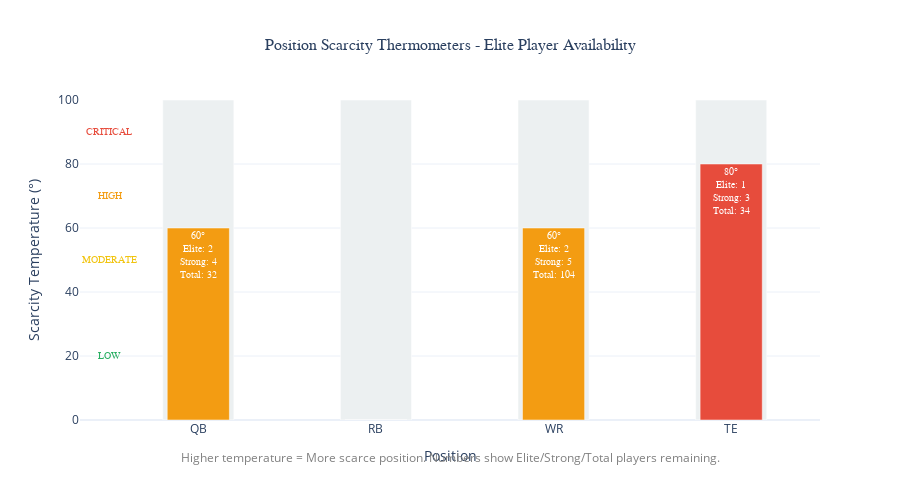

The notebook cell saved with this chart:
### Markdown cell above
## Visualization 4: Position Scarcity Thermometers

Vertical thermometer-style bars for each position showing remaining elite players and scarcity levels.

### Code cell
def create_position_scarcity_thermometers(enhanced_df, position_scarcity):
    """
    Create thermometer-style visualization showing position scarcity
    """
    positions = ['QB', 'RB', 'WR', 'TE']
    
    # Calculate detailed scarcity metrics for each position
    scarcity_data = []
    
    for pos in positions:
        pos_players = enhanced_df[enhanced_df['position'] == pos].copy()
        
        # Count players by VBD tiers
        elite_count = len(pos_players[pos_players['vbd_score'] >= 80])  # Elite tier
        strong_count = len(pos_players[pos_players['vbd_score'] >= 60])  # Strong tier
        solid_count = len(pos_players[pos_players['vbd_score'] >= 40])  # Solid tier
        total_count = len(pos_players)
        
        # Calculate scarcity temperature (higher = more scarce)
        if elite_count == 0:
            scarcity_temp = 100
        else:
            scarcity_temp = max(0, 100 - (elite_count * 20))  # Each elite player reduces scarcity by 20
        
        scarcity_data.append({
            'position': pos,
            'elite_count': elite_count,
            'strong_count': strong_count,
            'solid_count': solid_count,
            'total_count': total_count,
            'scarcity_temp': scarcity_temp
        })
    
    # Create thermometer visualization using plotly
    fig = go.Figure()
    
    # Define position colors
    position_colors = {
        'QB': '#9b59b6',  # Purple
        'RB': '#e74c3c',  # Red
        'WR': '#3498db',  # Blue
        'TE': '#f39c12'   # Orange
    }
    
    # Create thermometer bars
    for i, data in enumerate(scarcity_data):
        pos = data['position']
        temp = data['scarcity_temp']
        
        # Thermometer base (gray background)
        fig.add_trace(go.Bar(
            x=[pos],
            y=[100],
            name=f'{pos} Base',
            marker_color='#ecf0f1',
            showlegend=False,
            width=0.4
        ))
        
        # Thermometer fill (colored by scarcity level)
        if temp >= 80:
            fill_color = '#e74c3c'  # Red - Very Scarce
        elif temp >= 60:
            fill_color = '#f39c12'  # Orange - Scarce
        elif temp >= 40:
            fill_color = '#f1c40f'  # Yellow - Moderate
        else:
            fill_color = '#27ae60'  # Green - Abundant
        
        fig.add_trace(go.Bar(
            x=[pos],
            y=[temp],
            name=f'{pos} Scarcity',
            marker_color=fill_color,
            showlegend=False,
            width=0.35,
            text=f"{temp:.0f}°<br>Elite: {data['elite_count']}<br>Strong: {data['strong_count']}<br>Total: {data['total_count']}",
            textposition='inside',
            textfont=dict(color='white', size=10, family='Arial Black')
        ))
    
    # Add scarcity level indicators
    scarcity_levels = [
        {'level': 'CRITICAL', 'range': [80, 100], 'color': '#e74c3c'},
        {'level': 'HIGH', 'range': [60, 80], 'color': '#f39c12'},
        {'level': 'MODERATE', 'range': [40, 60], 'color': '#f1c40f'},
        {'level': 'LOW', 'range': [0, 40], 'color': '#27ae60'}
    ]
    
    # Update layout
    fig.update_layout(
        title={
            'text': "Position Scarcity Thermometers - Elite Player Availability",
            'x': 0.5,
            'xanchor': 'center',
            'font': {'size': 16, 'family': 'Arial Black'}
        },
        xaxis_title="Position",
        yaxis_title="Scarcity Temperature (°)",
        yaxis=dict(
            range=[0, 100],
            tickmode='linear',
            tick0=0,
            dtick=20
        ),
        height=500,
        template='plotly_white',
        barmode='overlay'
    )
    
    # Add temperature zone annotations
    zone_annotations = [
        {'y': 90, 'text': 'CRITICAL', 'color': '#e74c3c'},
        {'y': 70, 'text': 'HIGH', 'color': '#f39c12'},
        {'y': 50, 'text': 'MODERATE', 'color': '#f1c40f'},
        {'y': 20, 'text': 'LOW', 'color': '#27ae60'}
    ]
    
    for zone in zone_annotations:
        fig.add_annotation(
            x=-0.5,
            y=zone['y'],
            text=zone['text'],
            showarrow=False,
            font=dict(color=zone['color'], size=10, family='Arial Black'),
            xanchor='center'
        )
    
    # Add explanation
    fig.add_annotation(
        text="Higher temperature = More scarce position. Numbers show Elite/Strong/Total players remaining.",
        xref="paper", yref="paper",
        x=0.5, y=-0.15,
        showarrow=False,
        font=dict(size=12, color="gray"),
        xanchor='center'
    )
    
    return fig, scarcity_data

# Create and display position scarcity thermometers
scarcity_thermometers, scarcity_summary = create_position_scarcity_thermometers(enhanced_df, position_scarcity)
scarcity_thermometers.show()

print("📊 Position Scarcity Thermometers created")
print("\nScarcity Summary:")
for data in scarcity_summary:
    print(f"{data['position']}: {data['scarcity_temp']:.0f}° - Elite: {data['elite_count']}, Strong: {data['strong_count']}, Total: {data['total_count']}")

### Figure 1 — Plotly figure (JSON) as saved in the notebook; plotly's stock layout.template omitted (floating-point values rounded to 4 significant figures)
{"data": [{"marker": {"color": "#ecf0f1"}, "name": "QB Base", "showlegend": false, "type": "bar", "width": 0.4, "x": ["QB"], "y": [100]}, {"marker": {"color": "#f39c12"}, "name": "QB Scarcity", "showlegend": false, "text": "60°<br>Elite: 2<br>Strong: 4<br>Total: 32", "textfont": {"color": "white", "family": "Arial Black", "size": 10}, "textposition": "inside", "type": "bar", "width": 0.35, "x": ["QB"], "y": [60]}, {"marker": {"color": "#ecf0f1"}, "name": "RB Base", "showlegend": false, "type": "bar", "width": 0.4, "x": ["RB"], "y": [100]}, {"marker": {"color": "#27ae60"}, "name": "RB Scarcity", "showlegend": false, "text": "0°<br>Elite: 6<br>Strong: 12<br>Total: 90", "textfont": {"color": "white", "family": "Arial Black", "size": 10}, "textposition": "inside", "type": "bar", "width": 0.35, "x": ["RB"], "y": [0]}, {"marker": {"color": "#ecf0f1"}, "name": "WR Base", "showlegend": false, "type": "bar", "width": 0.4, "x": ["WR"], "y": [100]}, {"marker": {"color": "#f39c12"}, "name": "WR Scarcity", "showlegend": false, "text": "60°<br>Elite: 2<br>Strong: 5<br>Total: 104", "textfont": {"color": "white", "family": "Arial Black", "size": 10}, "textposition": "inside", "type": "bar", "width": 0.35, "x": ["WR"], "y": [60]}, {"marker": {"color": "#ecf0f1"}, "name": "TE Base", "showlegend": false, "type": "bar", "width": 0.4, "x": ["TE"], "y": [100]}, {"marker": {"color": "#e74c3c"}, "name": "TE Scarcity", "showlegend": false, "text": "80°<br>Elite: 1<br>Strong: 3<br>Total: 34", "textfont": {"color": "white", "family": "Arial Black", "size": 10}, "textposition": "inside", "type": "bar", "width": 0.35, "x": ["TE"], "y": [80]}], "layout": {"annotations": [{"font": {"color": "#e74c3c", "family": "Arial Black", "size": 10}, "showarrow": false, "text": "CRITICAL", "x": -0.5, "xanchor": "center", "y": 90}, {"font": {"color": "#f39c12", "family": "Arial Black", "size": 10}, "showarrow": false, "text": "HIGH", "x": -0.5, "xanchor": "center", "y": 70}, {"font": {"color": "#f1c40f", "family": "Arial Black", "size": 10}, "showarrow": false, "text": "MODERATE", "x": -0.5, "xanchor": "center", "y": 50}, {"font": {"color": "#27ae60", "family": "Arial Black", "size": 10}, "showarrow": false, "text": "LOW", "x": -0.5, "xanchor": "center", "y": 20}, {"font": {"color": "gray", "size": 12}, "showarrow": false, "text": "Higher temperature = More scarce position. Numbers show Elite/Strong/Total players remaining.", "x": 0.5, "xanchor": "center", "xref": "paper", "y": -0.15, "yref": "paper"}], "barmode": "overlay", "height": 500, "title": {"font": {"family": "Arial Black", "size": 16}, "text": "Position Scarcity Thermometers - Elite Player Availability", "x": 0.5, "xanchor": "center"}, "xaxis": {"title": {"text": "Position"}}, "yaxis": {"dtick": 20, "range": [0, 100], "tick0": 0, "tickmode": "linear", "title": {"text": "Scarcity Temperature (°)"}}}}
